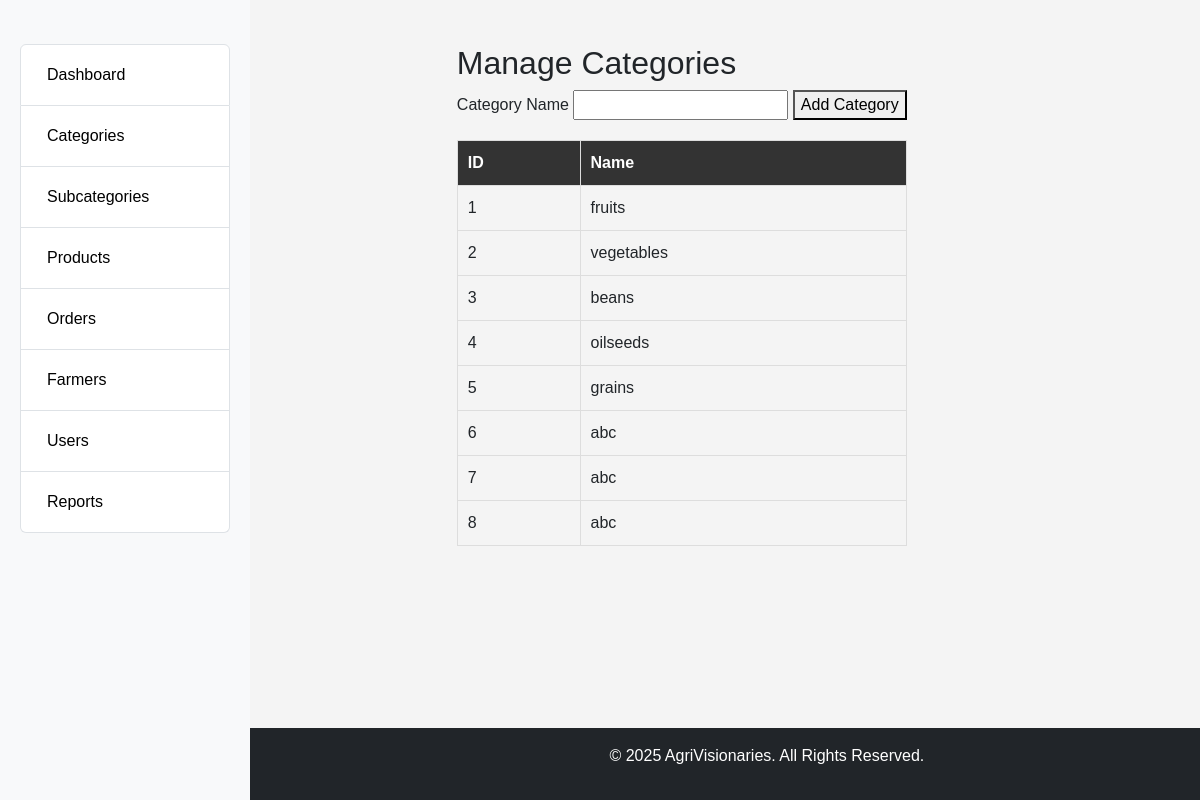
The app's page /admin/categories.php with its own data.
### tables this page shows
CREATE TABLE `categories` (
  `id` int(11) NOT NULL,
  `category_name` varchar(255) NOT NULL,
  `category_image` varchar(255) NOT NULL,
  `created_at` timestamp NOT NULL DEFAULT current_timestamp()
);

### admin/categories.php (the view, shortened to what this page needs)
<?php
include 'config.php';
include 'includes/header.php';
include 'includes/sidebar.php';
$categories = $conn->query("SELECT * FROM categories")->fetchAll(PDO::FETCH_ASSOC);
?>
<div class="container mt-4">
    <h2>Manage Categories</h2>
    <form method="POST">
        <label>Category Name</label>
        <input type="text" name="category_name" required>
        <button type="submit">Add Category</button>
    </form>
    <table>
        <tr>
            <th>ID</th>
            <th>Name</th>
        </tr>
        <?php foreach ($categories as $category) { ?>
        <tr>
            <td><?= $category['id'] ?></td>
            <td><?= $category['category_name'] ?></td>
        </tr>
        <?php } ?>
    </table>
</div>
<?php include 'includes/footer.php'; ?>

### admin/assets/css/style.css (style rules this page uses)
body { font-family: Arial, sans-serif; background-color: #f4f4f4; margin: 0; padding: 0; display: flex; }
.container { margin-left: 270px; width: calc(100% - 270px); padding: 20px; flex-grow: 1; }
table { width: 100%; border-collapse: collapse; margin-top: 20px; }
table, th, td { border: 1px solid #ddd; padding: 10px; text-align: left; }
th { background: #333; color: white; }

### records on screen
categories: id "1", category_name "fruits"
categories: id "2", category_name "vegetables"
categories: id "3", category_name "beans"
categories: id "4", category_name "oilseeds"
categories: id "5", category_name "grains"
categories: id "6", category_name "abc"
categories: id "7", category_name "abc"
categories: id "8", category_name "abc"
